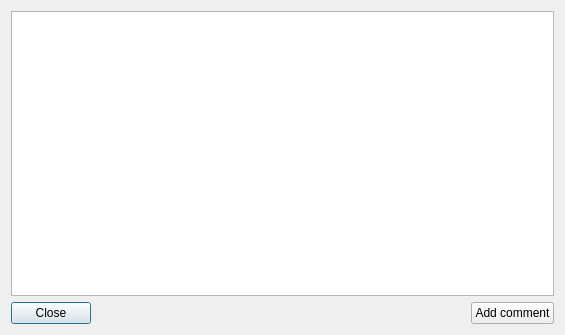
<?xml version="1.0" encoding="UTF-8"?>
<ui version="4.0">
 <class>AddCodeReviewDialog</class>
 <widget class="QDialog" name="AddCodeReviewDialog">
  <property name="geometry">
   <rect>
    <x>0</x>
    <y>0</y>
    <width>565</width>
    <height>335</height>
   </rect>
  </property>
  <property name="windowTitle">
   <string>Add review</string>
  </property>
  <layout class="QVBoxLayout" name="verticalLayout">
   <item>
    <widget class="QTextEdit" name="teComment"/>
   </item>
   <item>
    <layout class="QHBoxLayout" name="horizontalLayout">
     <item>
      <widget class="QPushButton" name="pbClose">
       <property name="text">
        <string>Close</string>
       </property>
      </widget>
     </item>
     <item>
      <spacer name="horizontalSpacer">
       <property name="orientation">
        <enum>Qt::Horizontal</enum>
       </property>
       <property name="sizeHint" stdset="0">
        <size>
         <width>40</width>
         <height>20</height>
        </size>
       </property>
      </spacer>
     </item>
     <item>
      <widget class="QPushButton" name="pbAdd">
       <property name="text">
        <string>Add comment</string>
       </property>
      </widget>
     </item>
    </layout>
   </item>
  </layout>
 </widget>
 <resources/>
 <connections>
  <connection>
   <sender>pbClose</sender>
   <signal>clicked()</signal>
   <receiver>AddCodeReviewDialog</receiver>
   <slot>reject()</slot>
   <hints>
    <hint type="sourcelabel">
     <x>77</x>
     <y>310</y>
    </hint>
    <hint type="destinationlabel">
     <x>148</x>
     <y>315</y>
    </hint>
   </hints>
  </connection>
  <connection>
   <sender>pbAdd</sender>
   <signal>clicked()</signal>
   <receiver>AddCodeReviewDialog</receiver>
   <slot>accept()</slot>
   <hints>
    <hint type="sourcelabel">
     <x>472</x>
     <y>313</y>
    </hint>
    <hint type="destinationlabel">
     <x>351</x>
     <y>317</y>
    </hint>
   </hints>
  </connection>
 </connections>
</ui>
